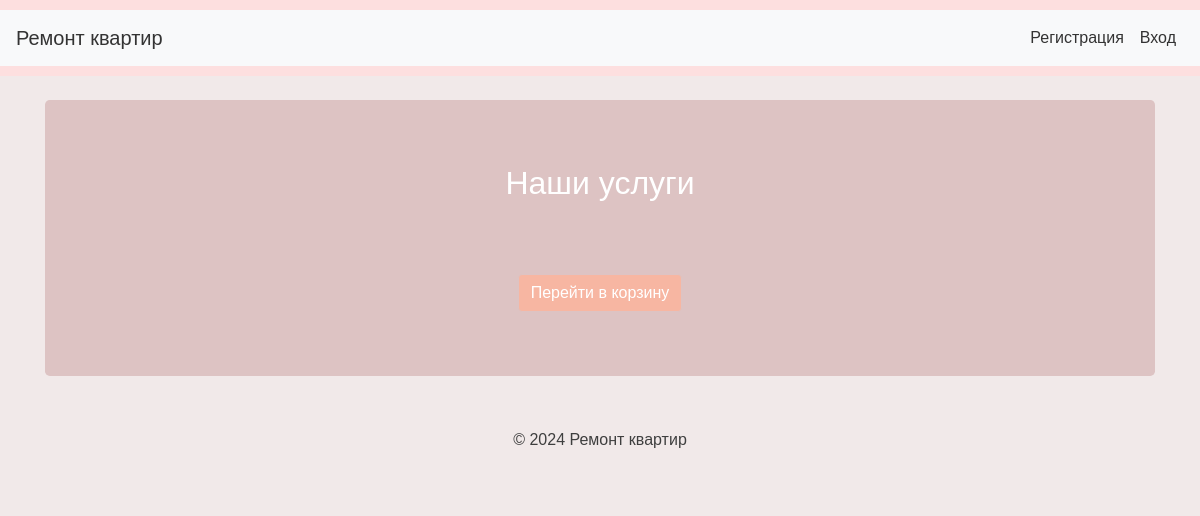
Page /services on the earlier database version.
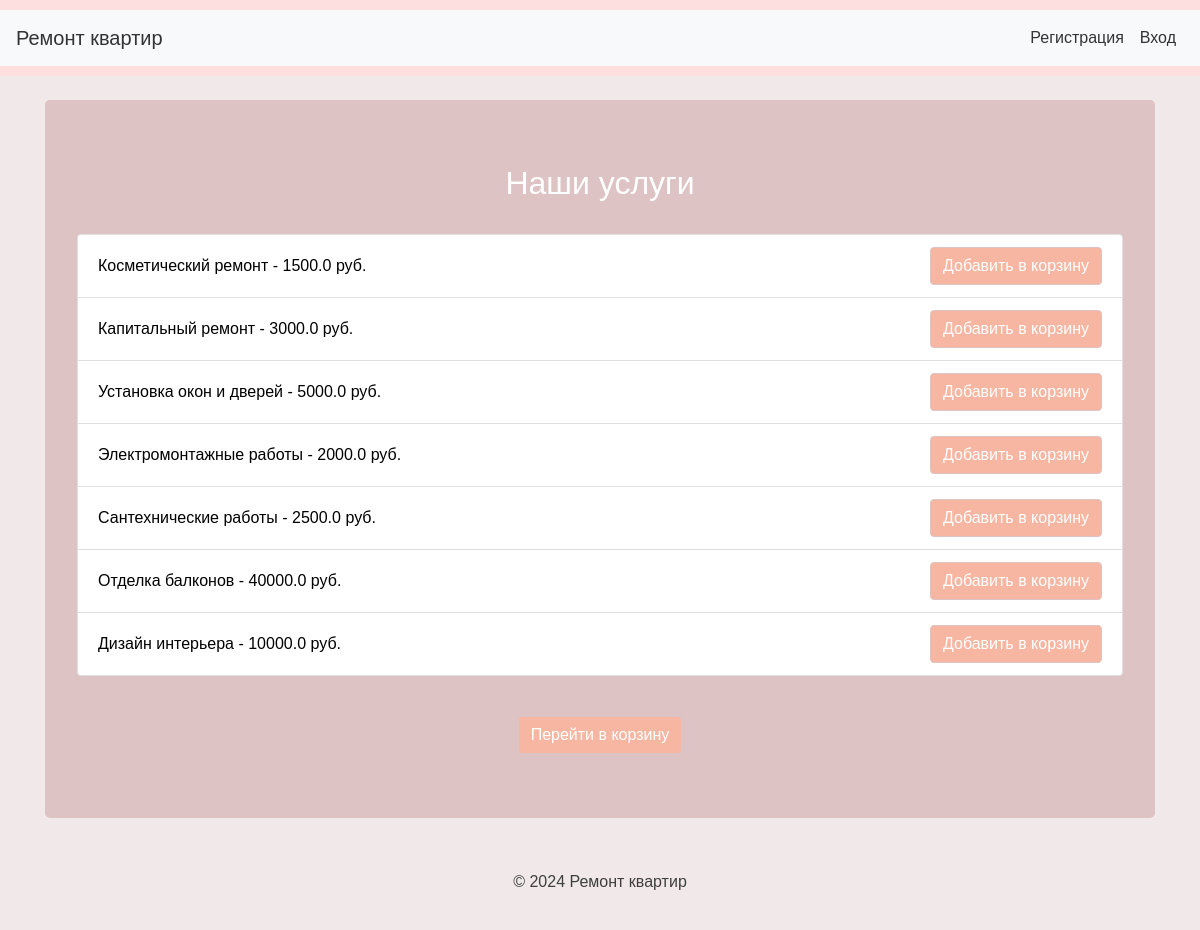
Same page on the later database version.
### app/models.py (models this page shows)
class Service(db.Model):
    id = db.Column(db.Integer, primary_key=True)
    name = db.Column(db.String(100), nullable=False)
    description = db.Column(db.Text)
    price = db.Column(db.Float)
    orders = db.relationship('Order', backref='service', lazy=True)

### app/views.py (the view)
@app.route('/services')
def services():
    services_list = Service.query.all()
    return render_template('services.html', services=services_list)

### app/__init__.py (called while the page is built)
@app.before_request
def before_request():
    if 'theme' not in session:
        session['theme'] = 'light'  # Установите тему по умолчанию

### templates/services.html (shortened to what this page needs)
{% extends "base.html" %}
{% block content %}
<div class="jumbotron text-center">
<h2>Наши услуги</h2>
<br>
<ul class="list-group">
    {% for service in services %}
        <li style='color: #000' class="list-group-item d-flex justify-content-between align-items-center">
            {{ service.name }} - {{ service.price }} руб.
            <a href="{{ url_for('add_to_cart', service_id=service.id) }}" class="btn btn-primary">Добавить в корзину</a>
        </li>
    {% endfor %}
</ul>
<br>
<a href="{{ url_for('cart') }}" class="btn btn-primary mt-3">Перейти в корзину</a>
</div>
{% endblock %}

Differences in the rows shown:
added Service: name "Косметический ремонт", price "1500.0"
added Service: name "Капитальный ремонт", price "3000.0"
added Service: name "Установка окон и дверей", price "5000.0"
added Service: name "Электромонтажные работы", price "2000.0"
added Service: name "Сантехнические работы", price "2500.0"
added Service: name "Отделка балконов", price "40000.0"
added Service: name "Дизайн интерьера", price "10000.0"
